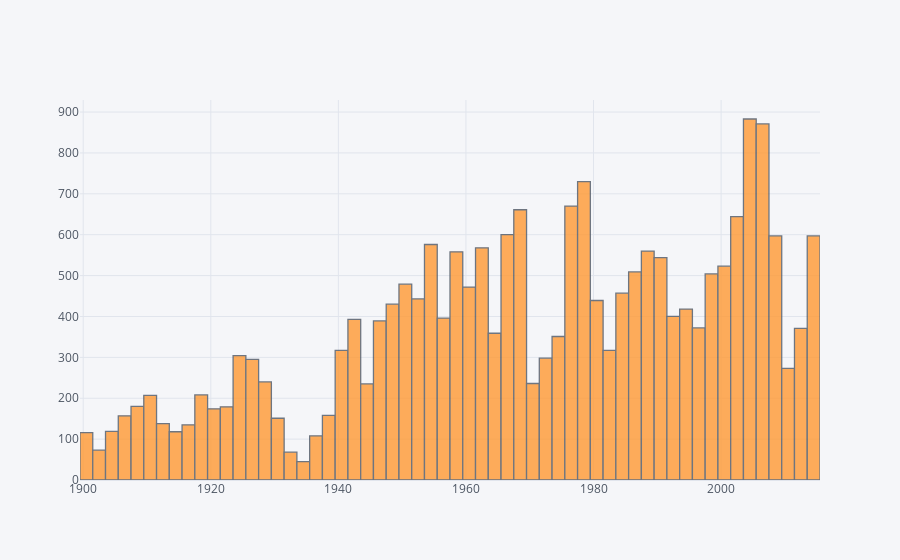

Notebook cell for this chart:
### Code cell
house_data['yr_built'].iplot(kind = 'hist')

### Figure 1 — Plotly figure (JSON) as saved in the notebook; plotly's stock layout.template omitted (floating-point values rounded to 4 significant figures; data arrays with more than 128 entries replaced by an {"elided": "..."} marker saying what was removed)
{"data": [{"histfunc": "count", "histnorm": "", "marker": {"color": "rgba(255, 153, 51, 1.0)", "line": {"color": "#4D5663", "width": 1.3}}, "name": "yr_built", "opacity": 0.8, "orientation": "v", "type": "histogram", "x": {"elided": "21613 int values"}}], "layout": {"barmode": "overlay", "legend": {"bgcolor": "#F5F6F9", "font": {"color": "#4D5663"}}, "paper_bgcolor": "#F5F6F9", "plot_bgcolor": "#F5F6F9", "title": {"font": {"color": "#4D5663"}}, "xaxis": {"gridcolor": "#E1E5ED", "showgrid": true, "tickfont": {"color": "#4D5663"}, "title": {"font": {"color": "#4D5663"}, "text": ""}, "zerolinecolor": "#E1E5ED"}, "yaxis": {"gridcolor": "#E1E5ED", "showgrid": true, "tickfont": {"color": "#4D5663"}, "title": {"font": {"color": "#4D5663"}, "text": ""}, "zerolinecolor": "#E1E5ED"}}}
